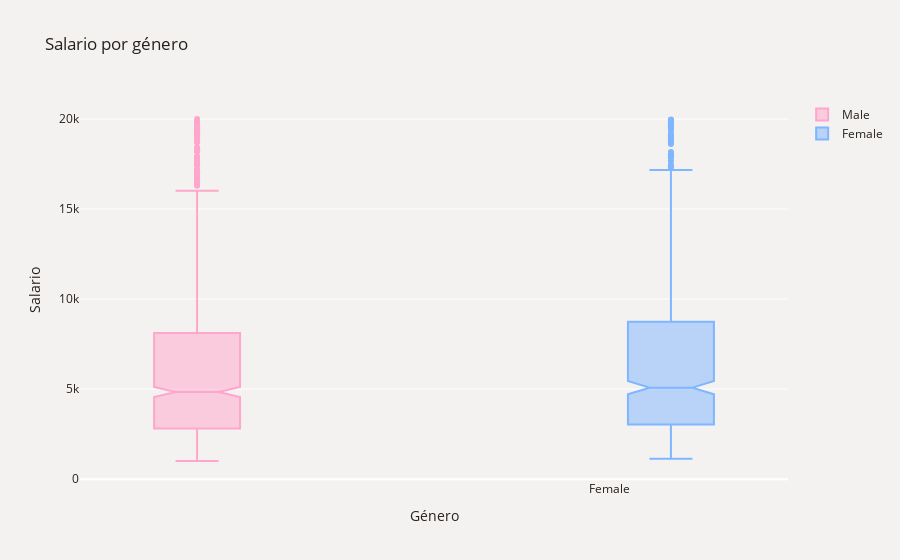

Notebook code cell kept with this figure:
### Code cell
figsalsex=go.Figure()
colors=['#FFA6CC','#7EB6FF']
for i, j in enumerate(attrition['Gender'].unique()):
    df_plot=attrition[attrition['Gender']==j]
    figsalsex.add_trace(go.Box(x=df_plot['Gender'], y=df_plot['MonthlyIncome'],
                         notched=True, line=dict(color=colors[i]),name=j))
figsalsex.update_layout(title='Salario por género',
                  boxmode='group', font_color='#28221D',
                  xaxis = dict(tickmode = 'array', tickvals = [1, 2, 3, 4],),
                  paper_bgcolor='#F4F2F0', plot_bgcolor='#F4F2F0')
                  
figsalsex.update_layout(xaxis_title="Género", yaxis_title="Salario")
figsalsex.show()

### Figure 1 — Plotly figure (JSON) as saved in the notebook; plotly's stock layout.template omitted (floating-point values rounded to 4 significant figures; data arrays with more than 128 entries replaced by an {"elided": "..."} marker saying what was removed)
{"data": [{"line": {"color": "#FFA6CC"}, "name": "Male", "notched": true, "type": "box", "x": {"elided": "882 str values"}, "y": {"elided": "882 int values"}}, {"line": {"color": "#7EB6FF"}, "name": "Female", "notched": true, "type": "box", "x": {"elided": "588 str values"}, "y": {"elided": "588 int values"}}], "layout": {"boxmode": "group", "font": {"color": "#28221D"}, "paper_bgcolor": "#F4F2F0", "plot_bgcolor": "#F4F2F0", "title": {"text": "Salario por género"}, "xaxis": {"tickmode": "array", "tickvals": [1, 2, 3, 4], "title": {"text": "Género"}}, "yaxis": {"title": {"text": "Salario"}}}}
